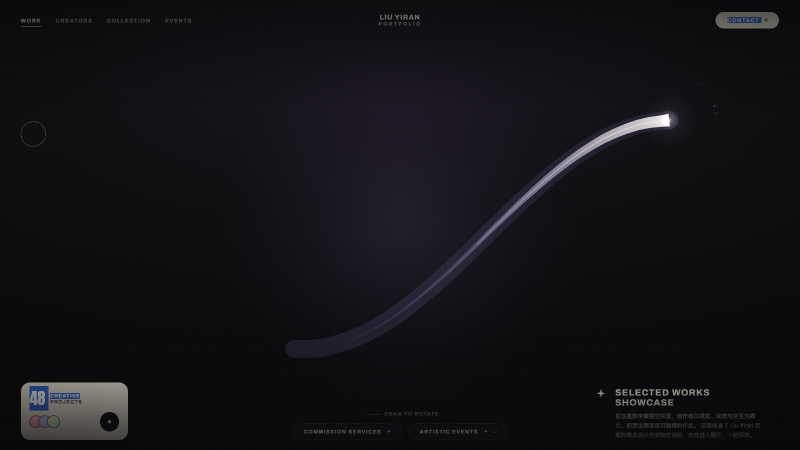
#> input picture _solo.png, 1600 x 900 px, found by its file name (shown at 1/2 size)
$ python _zoom2.py
#> lines starting #> are read from the running program, lines starting #| are printed output that depends on the picture
from PIL import Image
ROOT = r"C:\Users\admin\WorkBuddy\2026-09-21-17-41-08\portfolio"
for name in ("_solo", "_sweep"):
    im = Image.open(ROOT + "\\" + name + ".png").convert("RGB")
#> im is the input picture: PIL image 1600x900 RGB; mean R, G, B 18.4, 17.6, 21
    x, y, w, h = 1180, 130, 380, 260
    im.crop((x, y, x + w, y + h)).resize((w * 3, h * 3), Image.NEAREST).save(ROOT + "\\" + name + "_zoom.png")
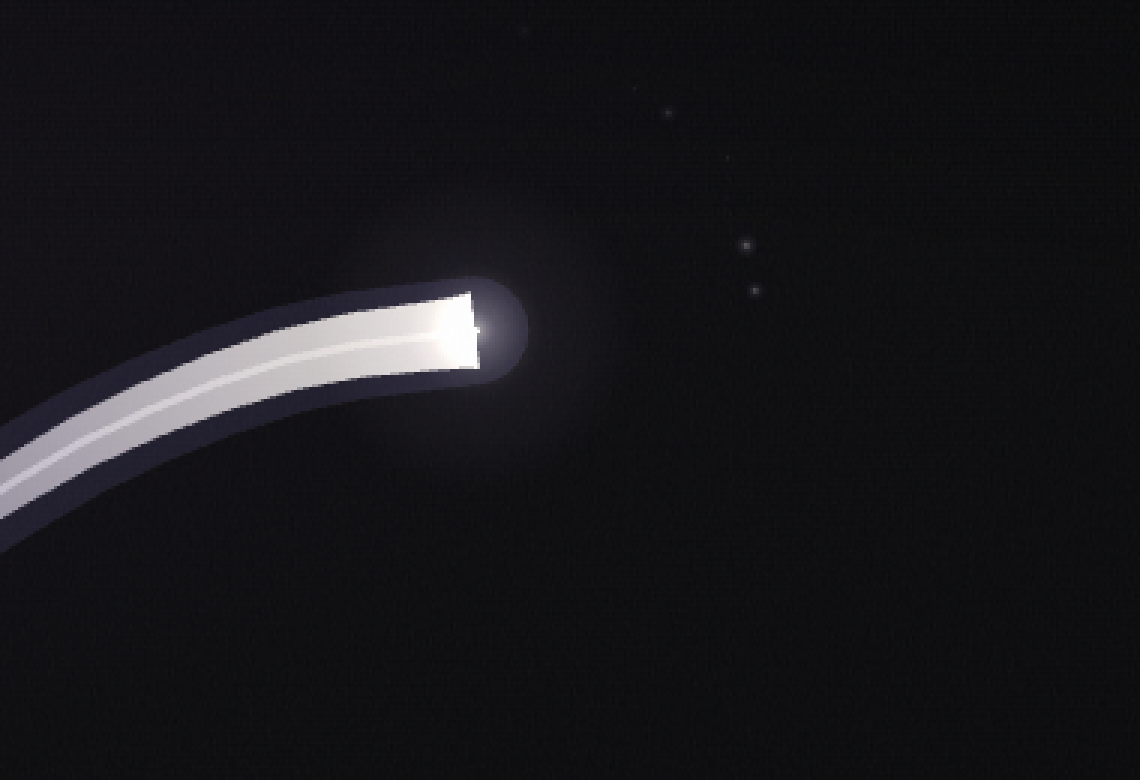
#> saved as _solo_zoom.png: PIL image 1140x780 RGB; mean R, G, B 23.4, 22.8, 25.9
#> (the run stopped early here; a loop or call above may not have finished)
